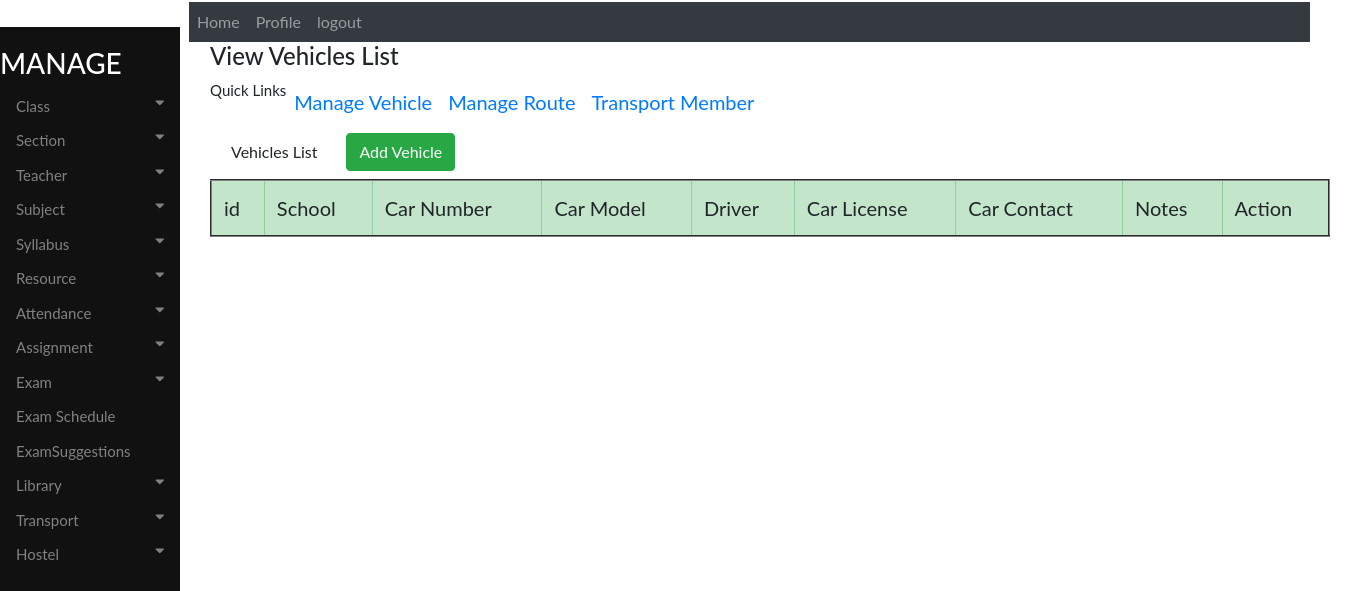
/accounts/viewvehicle, run on an earlier commit of the app's database.
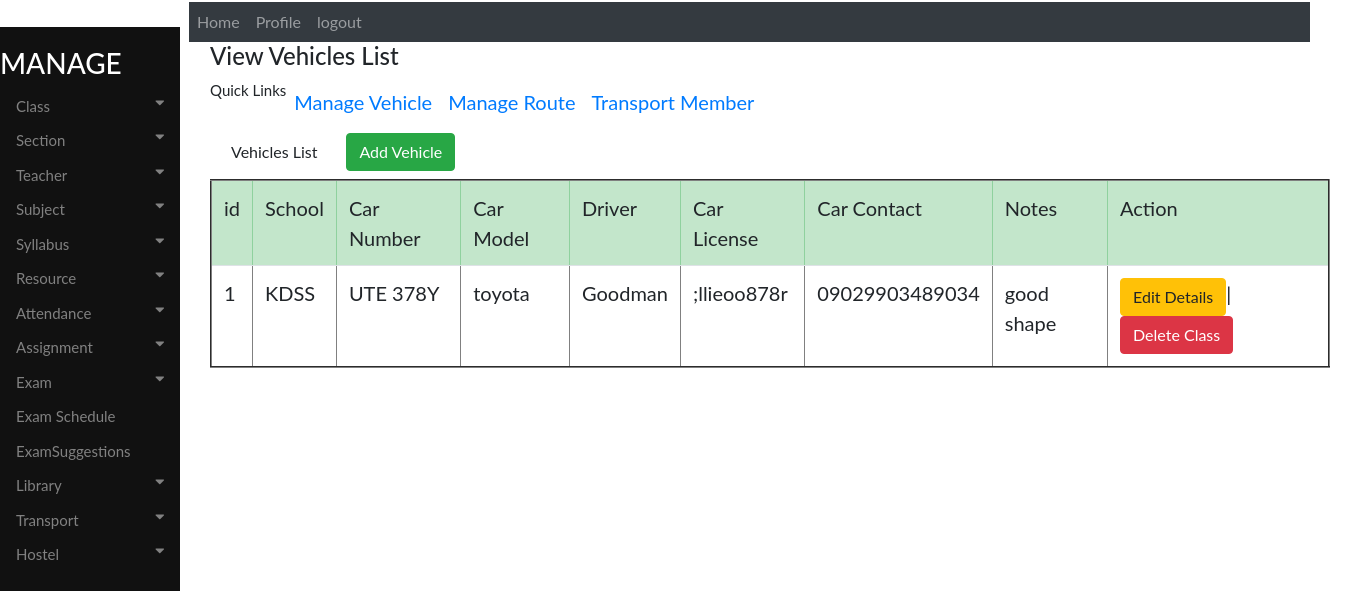
And on a later commit of the database.
### accounts/models.py (models this page shows)
class Transport(models.Model):
    School = models.CharField(max_length=130)
    VehicleNumber = models.CharField(max_length=130)
    VehicleModel = models.CharField(max_length=130)
    Driver= models.CharField(max_length=130)
    VehicleLicense = models.CharField(max_length=130)
    VehicleContact= models.CharField(max_length=130)
    Notes = models.TextField(max_length=100)

### accounts/views.py (the view)
def viewvehicle(request):
    all_info = Transport.objects.all()
    context={'all_info':all_info}
    return render(request, 'accounts/viewvehicle.html', context)

### accounts/templates/accounts/viewvehicle.html
{% extends 'base.html' %}
{% block body %}
<div class="container" style="margin-left: 200px;font-size: 20px; padding: 0px 10px;">
<h4>View Vehicles List</h4>
<nav class="nav navbar-expand">
  <p style="font-size: 15px;">Quick Links</p>
  <ul class="navbar-nav mr-auto">
    <li class="nav-item">
    <a class="nav-link" href="{% url 'viewvehicle' %}">Manage Vehicle</a>
    </li>
    <li class="nav-item">
    <a class="nav-link" href="#">Manage Route</a>
    </li>
    <li class="nav-item">
    <a class="nav-link" href="#">Transport Member</a>
    </li>
  </ul>
</nav>
<nav class="nav navbar-expand" style="float:left">
  <ul class="navbar-nav mr-auto">
    <li class="nav-item">
      <a class="nav-link" href="#"><button class="btn btn-default">Vehicles List</button></a>
    </li>
    <li class="nav-item">
      <a class="nav-link" href="{% url 'addvehicle' %}"><button class="btn btn-success">Add Vehicle</button></a>
    </li>
  </ul>
</nav>
<br>
<table class="table table-hover" border="2">
   <thead class="table-success">
    <tr>
         <td>id</td>
         <td>School</td>
         <td>Car Number</td>
         <td>Car Model</td>
         <td>Driver</td>
         <td>Car License</td>
         <td>Car Contact</td>
         <td>Notes</td>
         <td>Action</td>
     </tr>
   </thead>
   <tbody>
     {% if all_info %}
     {% for item in all_info %}
     <tr>
       <td>{{ item.id}}</td>
       <td>{{ item.School}}</td>
       <td>{{ item.VehicleNumber}}</td>
       <td>{{ item.VehicleModel}}</td>
       <td>{{ item.Driver}}</td>
       <td>{{ item.VehicleLicense}}</td>
       <td>{{ item.VehicleContact}}</td>
       <td>{{ item.Notes}}</td>
       <td><a href="{% url 'editvehicle' pk=item.id  %}" >
         <button class="btn btn-warning">Edit Details</button></a>|
         <a href="{% url 'deletevehicle' pk=item.id %}" >
           <button class="btn btn-danger">Delete Class</button></a>
       </td>
        {% endfor %}
     </tr>
     {% endif %}
   </tbody>
</table>
</div>
{% endblock %}

What changed in the data, as far as the page shows it:
added Transport: id "1", School "KDSS", VehicleNumber "UTE 378Y", VehicleModel "toyota", Driver "Goodman", VehicleLicense ";llieoo878r", VehicleContact "09029903489034", Notes "good shape"
